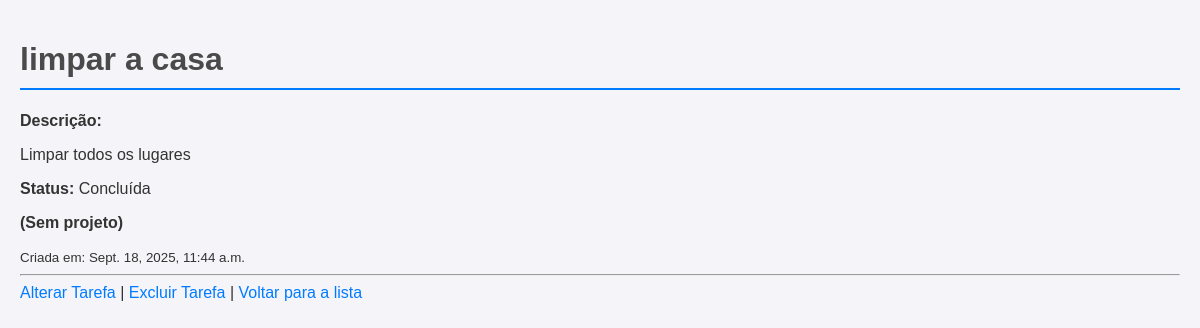
Page /tarefas/1/ on the committed database.
### tarefas/models.py (models this page shows, shortened)
class Tarefa(models.Model):
    titulo = models.CharField(max_length=200)
    descricao = models.TextField(blank=True, null=True)
    data_criacao = models.DateTimeField(auto_now_add=True)
    concluida = models.BooleanField(default=False)
    projeto = models.ForeignKey(Projeto, on_delete=models.CASCADE, null=True, blank=True)

### tarefas/views.py (the view)
# urls.py: path('<int:tarefa_id>/', views.detalhe_tarefa, name='detalhe_tarefa'),
def detalhe_tarefa(request, tarefa_id):
    tarefa = get_object_or_404(Tarefa, pk=tarefa_id)
    return render(request, 'tarefas/detalhe.html', {'tarefa': tarefa})

### tarefas/templates/tarefas/detalhe.html (shortened to what this page needs)
<!DOCTYPE html>
<html lang="pt-br">
<head>
    {% load static %}
    <link rel="stylesheet" href="{% static 'detalhe/detalhe.css' %}">
</head>
<body>
    <h1>{{ tarefa.titulo }}</h1>
    <p><strong>Descrição:</strong> {{ tarefa.descricao|linebreaks }}</p>
    <p><strong>Status:</strong> {% if tarefa.concluida %}Concluída{% else %}Pendente{% endif %}</p>
    <p>{% if tarefa.projeto %}
        <strong>Projeto:</strong>
        <a href="{% url 'detalhe_projeto' tarefa.projeto.id %}">
            {{ tarefa.projeto.nome }}
        </a>
        {% else %}
        <strong>(Sem projeto)</strong>
        {% endif %}
    </p>
    <small>Criada em: {{ tarefa.data_criacao }}</small>
    <hr>
    <a href="{% url 'alterar_tarefa' tarefa.id %}">Alterar Tarefa</a> |
    <a href="{% url 'excluir_tarefa' tarefa.id %}">Excluir Tarefa</a> |
    <a href="{% url 'lista_tarefas' %}">Voltar para a lista</a>
</body>
</html>

### tarefas/static/detalhe/detalhe.css (style rules this page uses)
body { font-family: sans-serif; background-color: #f4f4f9; color: #333; margin: 0; padding: 20px; }
h1 { color: #4a4a4a; border-bottom: 2px solid #007bff; padding-bottom: 10px; }
a { color: #007bff; text-decoration: none; }

### rows in the picture
Tarefa: titulo "limpar a casa", descricao "Limpar todos os lugares", data_criacao "Sept. 18, 2025, 11:44 a.m."
